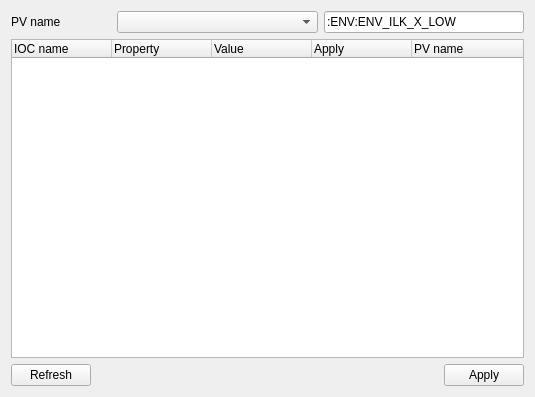
<?xml version="1.0" encoding="UTF-8"?>
<ui version="4.0">
 <class>PanelMultiIOCParam</class>
 <widget class="QWidget" name="PanelMultiIOCParam">
  <property name="geometry">
   <rect>
    <x>0</x>
    <y>0</y>
    <width>535</width>
    <height>397</height>
   </rect>
  </property>
  <property name="windowTitle">
   <string>PanelMultiIOCParam</string>
  </property>
  <layout class="QVBoxLayout" name="verticalLayout">
   <item>
    <layout class="QHBoxLayout" name="horizontalLayout_3">
     <item>
      <widget class="QLabel" name="label_3">
       <property name="sizePolicy">
        <sizepolicy hsizetype="Minimum" vsizetype="Minimum">
         <horstretch>0</horstretch>
         <verstretch>0</verstretch>
        </sizepolicy>
       </property>
       <property name="maximumSize">
        <size>
         <width>100</width>
         <height>16777215</height>
        </size>
       </property>
       <property name="text">
        <string>PV name</string>
       </property>
      </widget>
     </item>
     <item>
      <widget class="QComboBox" name="comboBox_pvName"/>
     </item>
     <item>
      <widget class="QLineEdit" name="lineEdit_pvName">
       <property name="sizePolicy">
        <sizepolicy hsizetype="Preferred" vsizetype="Fixed">
         <horstretch>0</horstretch>
         <verstretch>0</verstretch>
        </sizepolicy>
       </property>
       <property name="maximumSize">
        <size>
         <width>16777215</width>
         <height>16777215</height>
        </size>
       </property>
       <property name="text">
        <string>:ENV:ENV_ILK_X_LOW</string>
       </property>
      </widget>
     </item>
    </layout>
   </item>
   <item>
    <widget class="QTreeWidget" name="treeWidget">
     <property name="editTriggers">
      <set>QAbstractItemView::NoEditTriggers</set>
     </property>
     <property name="tabKeyNavigation">
      <bool>true</bool>
     </property>
     <property name="showDropIndicator" stdset="0">
      <bool>false</bool>
     </property>
     <property name="alternatingRowColors">
      <bool>true</bool>
     </property>
     <property name="selectionMode">
      <enum>QAbstractItemView::NoSelection</enum>
     </property>
     <property name="selectionBehavior">
      <enum>QAbstractItemView::SelectItems</enum>
     </property>
     <property name="uniformRowHeights">
      <bool>true</bool>
     </property>
     <property name="itemsExpandable">
      <bool>true</bool>
     </property>
     <attribute name="headerVisible">
      <bool>true</bool>
     </attribute>
     <attribute name="headerDefaultSectionSize">
      <number>100</number>
     </attribute>
     <attribute name="headerStretchLastSection">
      <bool>true</bool>
     </attribute>
     <column>
      <property name="text">
       <string>IOC name</string>
      </property>
     </column>
     <column>
      <property name="text">
       <string>Property</string>
      </property>
     </column>
     <column>
      <property name="text">
       <string>Value</string>
      </property>
     </column>
     <column>
      <property name="text">
       <string>Apply</string>
      </property>
     </column>
     <column>
      <property name="text">
       <string>PV name</string>
      </property>
     </column>
    </widget>
   </item>
   <item>
    <layout class="QHBoxLayout" name="horizontalLayout_2">
     <item>
      <widget class="QPushButton" name="pushButton_refresh">
       <property name="text">
        <string>Refresh</string>
       </property>
      </widget>
     </item>
     <item>
      <spacer name="horizontalSpacer">
       <property name="orientation">
        <enum>Qt::Horizontal</enum>
       </property>
       <property name="sizeHint" stdset="0">
        <size>
         <width>40</width>
         <height>20</height>
        </size>
       </property>
      </spacer>
     </item>
     <item>
      <widget class="QPushButton" name="pushButton_apply">
       <property name="text">
        <string>Apply</string>
       </property>
      </widget>
     </item>
    </layout>
   </item>
  </layout>
 </widget>
 <resources/>
 <connections/>
</ui>
